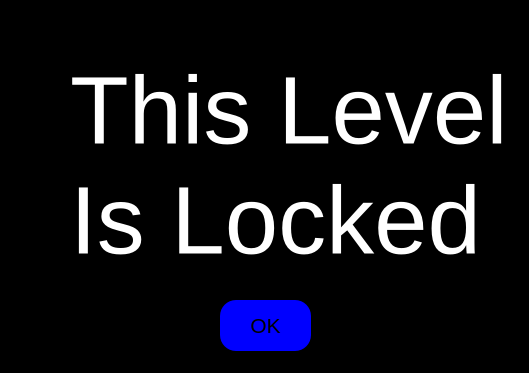
<?xml version="1.0" encoding="UTF-8"?>
<ui version="4.0">
 <class>Dialog</class>
 <widget class="QDialog" name="Dialog">
  <property name="geometry">
   <rect>
    <x>0</x>
    <y>0</y>
    <width>529</width>
    <height>373</height>
   </rect>
  </property>
  <property name="windowTitle">
   <string>Dialog</string>
  </property>
  <widget class="QLabel" name="label">
   <property name="geometry">
    <rect>
     <x>0</x>
     <y>-10</y>
     <width>551</width>
     <height>391</height>
    </rect>
   </property>
   <property name="styleSheet">
    <string notr="true">.QLabel {
background-color: black;
}</string>
   </property>
   <property name="text">
    <string/>
   </property>
  </widget>
  <widget class="QLabel" name="label_2">
   <property name="geometry">
    <rect>
     <x>70</x>
     <y>-20</y>
     <width>521</width>
     <height>371</height>
    </rect>
   </property>
   <property name="font">
    <font>
     <pointsize>72</pointsize>
    </font>
   </property>
   <property name="styleSheet">
    <string notr="true">.QLabel {
color: white;
}</string>
   </property>
   <property name="text">
    <string>This Level Is Locked</string>
   </property>
   <property name="wordWrap">
    <bool>true</bool>
   </property>
  </widget>
  <widget class="QPushButton" name="ok">
   <property name="geometry">
    <rect>
     <x>220</x>
     <y>300</y>
     <width>91</width>
     <height>51</height>
    </rect>
   </property>
   <property name="font">
    <font>
     <pointsize>16</pointsize>
    </font>
   </property>
   <property name="styleSheet">
    <string notr="true">.QPushButton {
background-color: blue; 
border-radius: 16px
}</string>
   </property>
   <property name="text">
    <string>OK</string>
   </property>
  </widget>
 </widget>
 <resources/>
 <connections/>
</ui>
